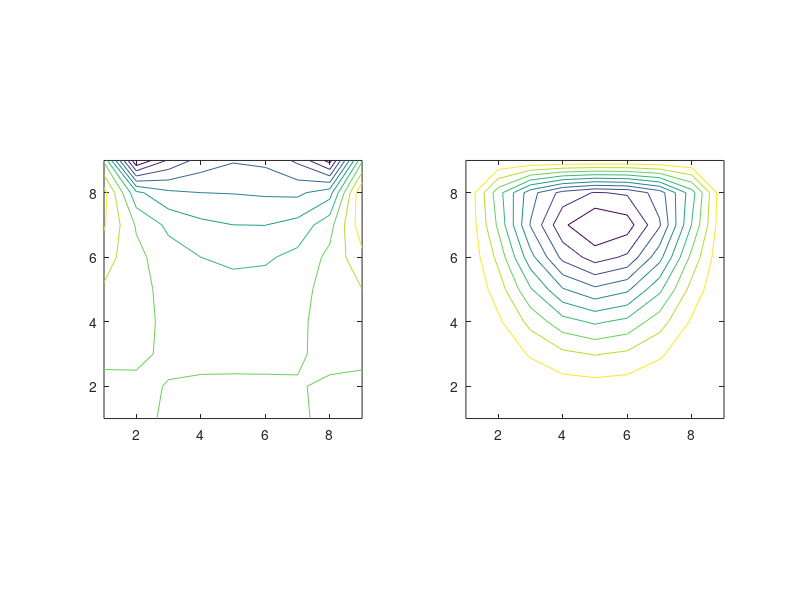

MATLAB code for this plot:
clf;nx=9; ny=9; MaxStep=60; Visc=0.1; dt=0.02; % resolution & governing parameters
 MaxIt=100; Beta=1.5; MaxErr=0.001; % parameters for SOR iteration
 sf=zeros(nx,ny); vt=zeros(nx,ny); w=zeros(nx,ny); h=1.0/(nx-1); t=0.0;
 for istep=1:MaxStep, % start the time integration
 for iter=1:MaxIt, % solve for the streamfunction
 w=sf; % by SOR iteration
 for i=2:nx-1; for j=2:ny-1
 sf(i,j)=0.25*Beta*(sf(i+1,j)+sf(i-1,j)...
 +sf(i,j+1)+sf(i,j-1)+h*h*vt(i,j))+(1.0-Beta)*sf(i,j);
 end; end;
 Err=0.0; for i=1:nx; for j=1:ny, Err=Err+abs(w(i,j)-sf(i,j)); end; end;
 if Err <= MaxErr, break, end % stop if iteration has converged
 end;
 vt(2:nx-1,1)=-2.0*sf(2:nx-1,2)/(h*h); % vorticity on bottom wall
 vt(2:nx-1,ny)=-2.0*sf(2:nx-1,ny-1)/(h*h)-2.0/h; % vorticity on top wall
 vt(1,2:ny-1)=-2.0*sf(2,2:ny-1)/(h*h); % vorticity on right wall
 vt(nx,2:ny-1)=-2.0*sf(nx-1,2:ny-1)/(h*h); % vorticity on left wall
 for i=2:nx-1; for j=2:ny-1 % compute
 w(i,j)=-0.25*((sf(i,j+1)-sf(i,j-1))*(vt(i+1,j)-vt(i-1,j))... % the RHS
 -(sf(i+1,j)-sf(i-1,j))*(vt(i,j+1)-vt(i,j-1)))/(h*h)... % of the
 +Visc*(vt(i+1,j)+vt(i-1,j)+vt(i,j+1)+vt(i,j-1)-4.0*vt(i,j))/(h*h); % vorticity
 end; end; % equation
 vt(2:nx-1,2:ny-1)=vt(2:nx-1,2:ny-1)+dt*w(2:nx-1,2:ny-1); % update the vorticity
 t=t+dt % print out t
subplot(121), contour(rot90(fliplr(vt))), axis('square'); % plot vorticity
subplot(122), contour(rot90(fliplr(sf))), axis('square');pause(0.01) % streamfunction
end;